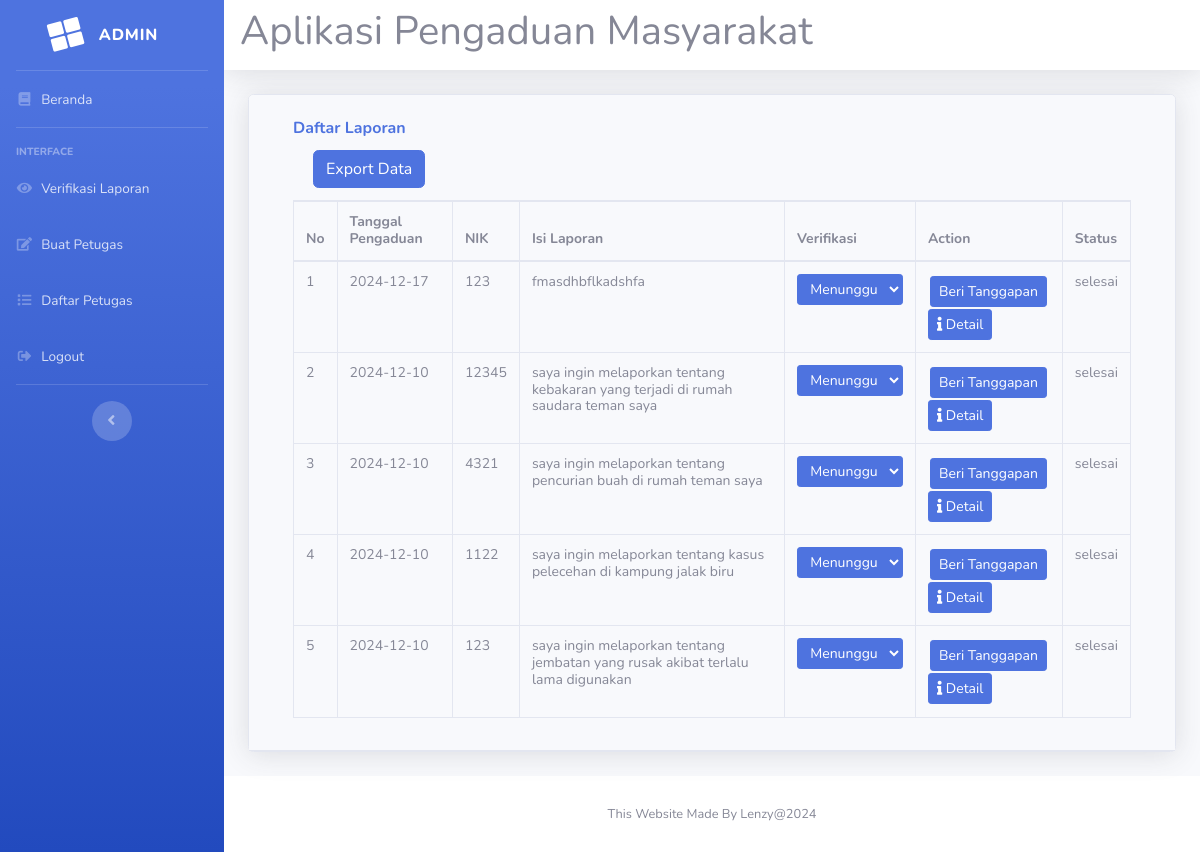
The app's page /admin/admin.php?url=verifikasi (signed in) with its own data.
### tables this page shows
CREATE TABLE `pengaduan` (
  `id_pengaduan` int(11) NOT NULL,
  `tgl_pengaduan` date NOT NULL,
  `nik` char(16) NOT NULL,
  `isi_laporan` text NOT NULL,
  `foto` varchar(255) DEFAULT NULL,
  `status` enum('0','proses','selesai') NOT NULL DEFAULT '0'
);

### admin/verifikasi.php (the view, shortened to what this page needs)
<?php
include '../koneksi.php';
$query = "SELECT * FROM pengaduan ORDER BY tgl_pengaduan DESC";
$result = mysqli_query($conn, $query);
?>
<!DOCTYPE html>
<html lang="id">
<head>
</head>
<body>
<div class="card shadow mb-4">
<div class="card-header py-3">
<div class="container mt-2" style="font-size: 14px;">
<h6 class="m-0 font-weight-bold text-primary">Daftar Laporan</h6>
    <div class="card-header">
        <a href="export.php" class="btn btn-primary btn-icon-split" >
            <span class="text">Export Data</span>
        </a>
    </div>
    <table class="table table-bordered">
        <thead>
            <tr>
                <th>No</th>
                <th>Tanggal Pengaduan</th>
                <th>NIK</th>
                <th>Isi Laporan</th>
                <th>Verifikasi</th>
                <th>Action</th>
                <th>Status</th>
            </tr>
        </thead>
        <tbody>
            <?php
            $no = 1;
            while ($data = mysqli_fetch_assoc($result)) {
                ?>
                <tr>
                    <td><?= $no++; ?></td>
                    <td><?= $data['tgl_pengaduan']; ?></td>
                    <td><?= $data['nik']; ?></td>
                    <td><?= $data['isi_laporan']; ?></td>
                    <td>
                        <form method="POST" action="update_status.php">
                            <select name="status" class="btn btn-primary btn-sm" onchange="this.form.submit()">
                                <option value="Pending" <?= $data['status'] == 'Menunggu' ? 'selected' : ''; ?>>Menunggu</option>
                            </select>
                        </form>
                    </td>
                    <td>
                      <a href="beri-tanggapan.php?id=<?= $data['id_pengaduan']; ?>" class="btn btn-primary btn-sm" style="margin: 2px;">Beri Tanggapan</a>
                      <a href="?url=detail-tanggapan2&id=<?= $data['id_pengaduan'] ?>" class="btn btn-primary btn-sm">
                        <span class="icon text-white-5">
                        <i class="fa fa-info"></i>
                        </span>
                        <span class="text">Detail</span>
                        </a>
                        <td><?=$data['status'];?></td>
                    </td>
                </tr>
                <?php
            }
            ?>
        </tbody>
    </table>
</div>
</div>
</div>
</body>
</html>

### admin/admin.php (shortened to what this page needs)
<!DOCTYPE html>
<html lang="en">
<head>
  <link href="../vendor/fontawesome-free/css/all.min.css" rel="stylesheet" type="text/css">
  <link href="../css/sb-admin-2.min.css" rel="stylesheet">
  <link href="../vendor/datatables/dataTables.bootstrap4.min.css" rel="stylesheet">
</head>
<body id="page-top">
  <div id="wrapper">
    <ul class="navbar-nav bg-gradient-primary sidebar sidebar-dark accordion" id="accordionSidebar">
      <a class="sidebar-brand d-flex align-items-center justify-content-center" href="admin.php">
        <div class="sidebar-brand-icon rotate-n-15">
          <i class="fas fa-th-large"></i>
        </div>
        <div class="sidebar-brand-text mx-3">Admin</div>
      </a>
      <hr class="sidebar-divider my-0">
      <li class="nav-item">
        <a class="nav-link" href="admin.php">
          <i class="fas fa-fw fa-book"></i>
          <span>Beranda</span></a>
      </li>
      <hr class="sidebar-divider">
      <div class="sidebar-heading">
        Interface
      </div>
      <li class="nav-item">
        <a class="nav-link" href="?url=verifikasi">
          <i class="fas fa-fw fa-eye"></i>
          <span>Verifikasi Laporan</span></a>
      </li>
      <li class="nav-item">
        <a class="nav-link" href="?url=register2">
          <i class="fas fa-fw fa-edit"></i>
          <span>Buat Petugas</span></a>
      </li>
      <li class="nav-item">
        <a class="nav-link" href="?url=daftar-petugas">
          <i class="fas fa-fw fa-list"></i>
          <span>Daftar Petugas</span></a>
      </li>
      <li class="nav-item">
        <a class="nav-link" href="../logout.php">
          <i class="fas fa-fw fa-sign-out-alt"></i>
          <span>Logout</span></a>
      </li>
      <hr class="sidebar-divider d-none d-md-block">
      <div class="text-center d-none d-md-inline">
        <button class="rounded-circle border-0" id="sidebarToggle"></button>
      </div>
    </ul>
    <div id="content-wrapper" class="d-flex flex-column">
      <div id="content">
        <nav class="navbar navbar-expand navbar-light bg-white topbar mb-4 static-top shadow">
         <h1>Aplikasi Pengaduan Masyarakat</h1>
        </nav>
        <div class="container-fluid">
          <h1 class="h3 mb-4 text-gray-800"><?php include 'halaman.php'?></h1>
        </div>
      </div>
      <footer class="sticky-footer bg-white">
        <div class="container my-auto">
          <div class="copyright text-center my-auto">
            <span>This Website Made By Lenzy@2024</span>
          </div>
        </div>
      </footer>
    </div>
  </div>
</body>
</html>

### admin/halaman.php (shortened to what this page needs)
<?php
include '../koneksi.php';
if (isset($_GET['url'])){
    switch ($_GET['url']) {
            case 'verifikasi';
            include 'verifikasi.php';
            break;
    }
}else{
    echo "Selamat Datang! <h1>". $_SESSION['nama_petugas'] ."</h1> Di Aplikasi Pelaporan Masyarakat <br> Aplikasi berbasis web ini dibuat dengan tujuan agar masyarakat bisa melaporkan keluh kesah yang dialami di lingkungan";
}
?>

### records on screen
pengaduan: tgl_pengaduan "2024-12-17", nik "123", isi_laporan "fmasdhbflkadshfa", status "selesai"
pengaduan: tgl_pengaduan "2024-12-10", nik "12345", isi_laporan "saya ingin melaporkan tentang kebakaran yang terjadi di rumah saudara teman saya", status "selesai"
pengaduan: tgl_pengaduan "2024-12-10", nik "4321", isi_laporan "saya ingin melaporkan tentang pencurian buah di rumah teman saya", status "selesai"
pengaduan: tgl_pengaduan "2024-12-10", nik "1122", isi_laporan "saya ingin melaporkan tentang kasus pelecehan di kampung jalak biru", status "selesai"
pengaduan: tgl_pengaduan "2024-12-10", nik "123", isi_laporan "saya ingin melaporkan tentang jembatan yang rusak akibat terlalu lama digunakan", status "selesai"
